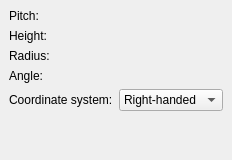
        <widget class="QWidget" name="page8_helix">
         <layout class="QGridLayout">
          <property name="margin">
           <number>9</number>
          </property>
          <property name="spacing">
           <number>6</number>
          </property>
          <item row="1" column="0">
           <spacer>
            <property name="orientation">
             <enum>Qt::Vertical</enum>
            </property>
            <property name="sizeHint" stdset="0">
             <size>
              <width>20</width>
              <height>40</height>
             </size>
            </property>
           </spacer>
          </item>
          <item row="0" column="0">
           <layout class="QGridLayout">
            <property name="margin">
             <number>0</number>
            </property>
            <property name="spacing">
             <number>6</number>
            </property>
            <item row="2" column="0">
             <widget class="QLabel" name="label_9">
              <property name="text">
               <string>Radius:</string>
              </property>
             </widget>
            </item>
            <item row="0" column="0">
             <widget class="QLabel" name="label_7">
              <property name="text">
               <string>Pitch:</string>
              </property>
             </widget>
            </item>
            <item row="1" column="0">
             <widget class="QLabel" name="label_8">
              <property name="text">
               <string>Height:</string>
              </property>
             </widget>
            </item>
            <item row="3" column="0">
             <widget class="QLabel" name="label_20">
              <property name="text">
               <string>Angle:</string>
              </property>
             </widget>
            </item>
            <item row="4" column="0">
             <widget class="QLabel" name="label_15">
              <property name="text">
               <string>Coordinate system:</string>
              </property>
             </widget>
            </item>
            <item row="4" column="1">
             <widget class="QComboBox" name="helixLocalCS">
              <item>
               <property name="text">
                <string>Right-handed</string>
               </property>
              </item>
              <item>
               <property name="text">
                <string>Left-handed</string>
               </property>
              </item>
             </widget>
            </item>
            <item row="3" column="1">
             <widget class="Gui::QuantitySpinBox" name="helixAngle">
              <property name="unit" stdset="0">
               <string notr="true">deg</string>
              </property>
              <property name="value">
               <double>0.000000000000000</double>
              </property>
             </widget>
            </item>
            <item row="0" column="1">
             <widget class="Gui::QuantitySpinBox" name="helixPitch">
              <property name="unit" stdset="0">
               <string notr="true">mm</string>
              </property>
              <property name="value">
               <double>1.000000000000000</double>
              </property>
             </widget>
            </item>
            <item row="1" column="1">
             <widget class="Gui::QuantitySpinBox" name="helixHeight">
              <property name="unit" stdset="0">
               <string notr="true">mm</string>
              </property>
              <property name="value">
               <double>2.000000000000000</double>
              </property>
             </widget>
            </item>
            <item row="2" column="1">
             <widget class="Gui::QuantitySpinBox" name="helixRadius">
              <property name="unit" stdset="0">
               <string notr="true">mm</string>
              </property>
              <property name="value">
               <double>1.000000000000000</double>
              </property>
             </widget>
            </item>
           </layout>
          </item>
         </layout>
        </widget>
